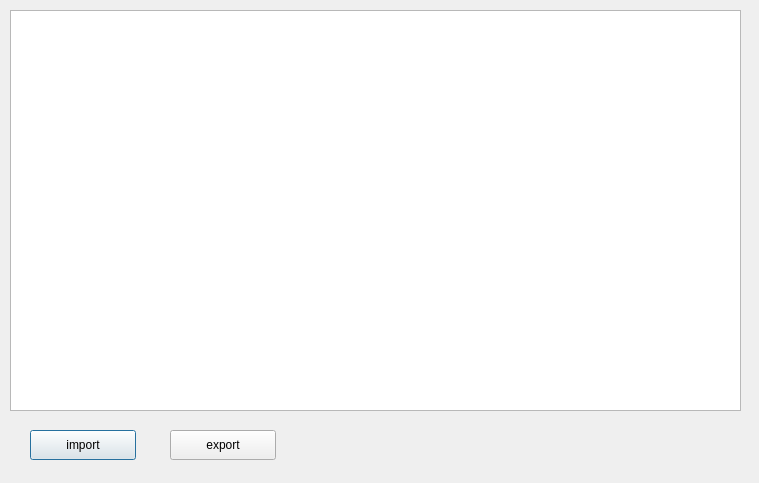
<?xml version="1.0" encoding="UTF-8"?>
<ui version="4.0">
 <class>igwPresetDialog</class>
 <widget class="QDialog" name="igwPresetDialog">
  <property name="geometry">
   <rect>
    <x>0</x>
    <y>0</y>
    <width>759</width>
    <height>483</height>
   </rect>
  </property>
  <property name="windowTitle">
   <string>Dialog</string>
  </property>
  <widget class="QTableView" name="gradients">
   <property name="geometry">
    <rect>
     <x>10</x>
     <y>10</y>
     <width>731</width>
     <height>401</height>
    </rect>
   </property>
  </widget>
  <widget class="QPushButton" name="importPresets">
   <property name="geometry">
    <rect>
     <x>30</x>
     <y>430</y>
     <width>106</width>
     <height>30</height>
    </rect>
   </property>
   <property name="text">
    <string>import</string>
   </property>
  </widget>
  <widget class="QPushButton" name="exportPresets">
   <property name="geometry">
    <rect>
     <x>170</x>
     <y>430</y>
     <width>106</width>
     <height>30</height>
    </rect>
   </property>
   <property name="text">
    <string>export</string>
   </property>
  </widget>
 </widget>
 <resources/>
 <connections/>
</ui>
